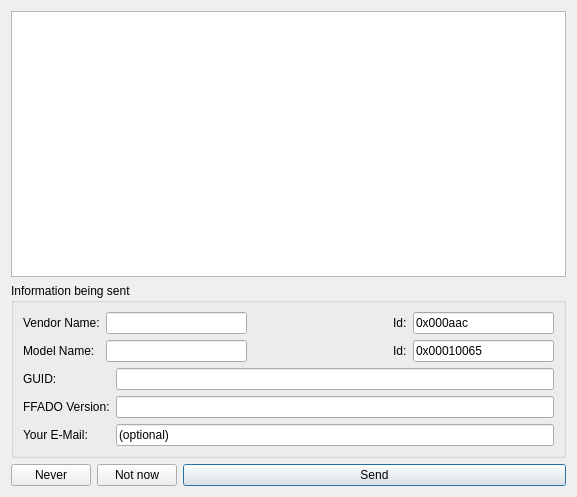
<ui version="4.0" >
 <class>ffadoRegDialogUI</class>
 <widget class="QDialog" name="ffadoRegDialogUI" >
  <property name="geometry" >
   <rect>
    <x>0</x>
    <y>0</y>
    <width>577</width>
    <height>497</height>
   </rect>
  </property>
  <property name="windowTitle" >
   <string>FFADO Usage Statistics</string>
  </property>
  <layout class="QVBoxLayout" >
   <item>
    <widget class="QTextBrowser" name="txtMessage" >
     <property name="openExternalLinks" >
      <bool>true</bool>
     </property>
    </widget>
   </item>
   <item>
    <widget class="QGroupBox" name="groupBox" >
     <property name="title" >
      <string>Information being sent</string>
     </property>
     <layout class="QVBoxLayout" >
      <item>
       <layout class="QGridLayout" >
        <item row="0" column="0" >
         <widget class="QLabel" name="textLabel2_2_2_2_4" >
          <property name="text" >
           <string>Vendor Name:</string>
          </property>
          <property name="wordWrap" >
           <bool>false</bool>
          </property>
          <property name="buddy" >
           <cstring>txtVendorName</cstring>
          </property>
         </widget>
        </item>
        <item row="0" column="1" >
         <widget class="QLineEdit" name="txtVendorName" >
          <property name="readOnly" >
           <bool>true</bool>
          </property>
         </widget>
        </item>
        <item row="0" column="2" >
         <spacer>
          <property name="orientation" >
           <enum>Qt::Horizontal</enum>
          </property>
          <property name="sizeHint" >
           <size>
            <width>16</width>
            <height>20</height>
           </size>
          </property>
         </spacer>
        </item>
        <item row="0" column="3" >
         <widget class="QLabel" name="textLabel2_2_2_3" >
          <property name="text" >
           <string>Id:</string>
          </property>
          <property name="wordWrap" >
           <bool>false</bool>
          </property>
          <property name="buddy" >
           <cstring>txtVendorId</cstring>
          </property>
         </widget>
        </item>
        <item row="0" column="4" >
         <widget class="QLineEdit" name="txtVendorId" >
          <property name="text" >
           <string>0x000aac</string>
          </property>
          <property name="readOnly" >
           <bool>true</bool>
          </property>
         </widget>
        </item>
        <item row="1" column="0" >
         <widget class="QLabel" name="textLabel2_2_2_2_2_3" >
          <property name="text" >
           <string>Model Name:</string>
          </property>
          <property name="wordWrap" >
           <bool>false</bool>
          </property>
          <property name="buddy" >
           <cstring>txtModelName</cstring>
          </property>
         </widget>
        </item>
        <item row="1" column="1" >
         <widget class="QLineEdit" name="txtModelName" >
          <property name="readOnly" >
           <bool>true</bool>
          </property>
         </widget>
        </item>
        <item row="1" column="2" >
         <spacer>
          <property name="orientation" >
           <enum>Qt::Horizontal</enum>
          </property>
          <property name="sizeHint" >
           <size>
            <width>16</width>
            <height>20</height>
           </size>
          </property>
         </spacer>
        </item>
        <item row="1" column="3" >
         <widget class="QLabel" name="textLabel2_2_2_2_5" >
          <property name="text" >
           <string>Id:</string>
          </property>
          <property name="wordWrap" >
           <bool>false</bool>
          </property>
          <property name="buddy" >
           <cstring>txtModelId</cstring>
          </property>
         </widget>
        </item>
        <item row="1" column="4" >
         <widget class="QLineEdit" name="txtModelId" >
          <property name="text" >
           <string>0x00010065</string>
          </property>
          <property name="readOnly" >
           <bool>true</bool>
          </property>
         </widget>
        </item>
       </layout>
      </item>
      <item>
       <layout class="QGridLayout" >
        <item row="0" column="0" >
         <widget class="QLabel" name="textLabel2_2_4" >
          <property name="text" >
           <string>GUID:</string>
          </property>
          <property name="wordWrap" >
           <bool>false</bool>
          </property>
          <property name="buddy" >
           <cstring>txtGUID</cstring>
          </property>
         </widget>
        </item>
        <item row="0" column="1" >
         <widget class="QLineEdit" name="txtGUID" >
          <property name="readOnly" >
           <bool>true</bool>
          </property>
         </widget>
        </item>
        <item row="1" column="0" >
         <widget class="QLabel" name="textLabel2_2_5" >
          <property name="text" >
           <string>FFADO Version:</string>
          </property>
          <property name="wordWrap" >
           <bool>false</bool>
          </property>
          <property name="buddy" >
           <cstring>txtVersion</cstring>
          </property>
         </widget>
        </item>
        <item row="1" column="1" >
         <widget class="QLineEdit" name="txtVersion" >
          <property name="readOnly" >
           <bool>true</bool>
          </property>
         </widget>
        </item>
        <item row="2" column="0" >
         <widget class="QLabel" name="textLabel2_2" >
          <property name="text" >
           <string>Your E-Mail:</string>
          </property>
          <property name="wordWrap" >
           <bool>false</bool>
          </property>
          <property name="buddy" >
           <cstring>txtEmail</cstring>
          </property>
         </widget>
        </item>
        <item row="2" column="1" >
         <widget class="QLineEdit" name="txtEmail" >
          <property name="text" >
           <string>(optional)</string>
          </property>
         </widget>
        </item>
       </layout>
      </item>
     </layout>
    </widget>
   </item>
   <item>
    <layout class="QHBoxLayout" >
     <item>
      <widget class="QPushButton" name="btnNeverSend" >
       <property name="text" >
        <string>Never</string>
       </property>
      </widget>
     </item>
     <item>
      <widget class="QPushButton" name="btnNoSend" >
       <property name="text" >
        <string>Not now</string>
       </property>
      </widget>
     </item>
     <item>
      <widget class="QPushButton" name="btnSend" >
       <property name="sizePolicy" >
        <sizepolicy vsizetype="Fixed" hsizetype="Expanding" >
         <horstretch>0</horstretch>
         <verstretch>0</verstretch>
        </sizepolicy>
       </property>
       <property name="text" >
        <string>Send</string>
       </property>
       <property name="default" >
        <bool>true</bool>
       </property>
      </widget>
     </item>
    </layout>
   </item>
  </layout>
 </widget>
 <resources/>
 <connections/>
</ui>
